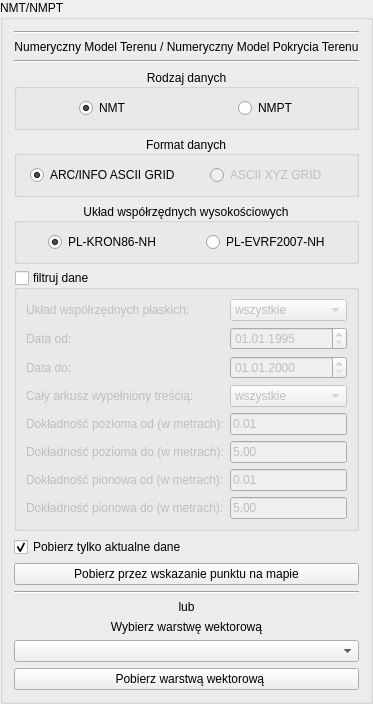
         <widget class="QgsCollapsibleGroupBox" name="nmt_groupBox">
          <property name="toolTip">
           <string/>
          </property>
          <property name="title">
           <string>NMT/NMPT</string>
          </property>
          <property name="collapsed">
           <bool>true</bool>
          </property>
          <layout class="QVBoxLayout" name="verticalLayout">
           <item>
            <widget class="Line" name="line_17">
             <property name="orientation">
              <enum>Qt::Horizontal</enum>
             </property>
            </widget>
           </item>
           <item>
            <widget class="QLabel" name="label_39">
             <property name="text">
              <string>Numeryczny Model Terenu / Numeryczny Model Pokrycia Terenu</string>
             </property>
             <property name="alignment">
              <set>Qt::AlignCenter</set>
             </property>
            </widget>
           </item>
           <item>
            <widget class="Line" name="line_18">
             <property name="orientation">
              <enum>Qt::Horizontal</enum>
             </property>
            </widget>
           </item>
           <item>
            <widget class="QGroupBox" name="groupBox">
             <property name="title">
              <string>Rodzaj danych</string>
             </property>
             <property name="alignment">
              <set>Qt::AlignCenter</set>
             </property>
             <layout class="QHBoxLayout" name="horizontalLayout_3">
              <item alignment="Qt::AlignHCenter|Qt::AlignVCenter">
               <widget class="QRadioButton" name="nmt_rdbtn">
                <property name="text">
                 <string>NMT</string>
                </property>
                <property name="checked">
                 <bool>true</bool>
                </property>
               </widget>
              </item>
              <item alignment="Qt::AlignHCenter|Qt::AlignVCenter">
               <widget class="QRadioButton" name="nmpt_rdbtn">
                <property name="text">
                 <string>NMPT</string>
                </property>
               </widget>
              </item>
             </layout>
            </widget>
           </item>
           <item>
            <widget class="QGroupBox" name="groupBox_2">
             <property name="title">
              <string>Format danych</string>
             </property>
             <property name="alignment">
              <set>Qt::AlignCenter</set>
             </property>
             <layout class="QHBoxLayout" name="horizontalLayout_4">
              <item alignment="Qt::AlignHCenter|Qt::AlignVCenter">
               <widget class="QRadioButton" name="arcinfo_rdbtn">
                <property name="text">
                 <string>ARC/INFO ASCII GRID</string>
                </property>
                <property name="checked">
                 <bool>true</bool>
                </property>
               </widget>
              </item>
              <item alignment="Qt::AlignHCenter|Qt::AlignVCenter">
               <widget class="QRadioButton" name="xyz_rdbtn">
                <property name="enabled">
                 <bool>false</bool>
                </property>
                <property name="text">
                 <string>ASCII XYZ GRID</string>
                </property>
               </widget>
              </item>
             </layout>
            </widget>
           </item>
           <item>
            <widget class="QGroupBox" name="groupBox_35">
             <property name="title">
              <string>Układ współrzędnych wysokościowych</string>
             </property>
             <property name="alignment">
              <set>Qt::AlignCenter</set>
             </property>
             <layout class="QHBoxLayout" name="horizontalLayout_55">
              <item alignment="Qt::AlignHCenter|Qt::AlignVCenter">
               <widget class="QRadioButton" name="kron86_rdbtn">
                <property name="text">
                 <string>PL-KRON86-NH</string>
                </property>
                <property name="checked">
                 <bool>true</bool>
                </property>
               </widget>
              </item>
              <item alignment="Qt::AlignHCenter|Qt::AlignVCenter">
               <widget class="QRadioButton" name="evrf2007_rdbtn">
                <property name="text">
                 <string>PL-EVRF2007-NH</string>
                </property>
               </widget>
              </item>
             </layout>
            </widget>
           </item>
           <item>
            <widget class="QgsCollapsibleGroupBox" name="nmt_filter_groupBox">
             <property name="title">
              <string>filtruj dane</string>
             </property>
             <property name="checkable">
              <bool>true</bool>
             </property>
             <property name="checked">
              <bool>false</bool>
             </property>
             <property name="collapsed">
              <bool>true</bool>
             </property>
             <layout class="QVBoxLayout" name="verticalLayout_3">
              <item>
               <layout class="QGridLayout" name="gridLayout_3">
                <item row="5" column="1">
                 <widget class="QgsFilterLineEdit" name="nmt_pixelTo_lineEdit">
                  <property name="text">
                   <string>5.00</string>
                  </property>
                  <property name="showSpinner">
                   <bool>false</bool>
                  </property>
                  <property name="qgisRelation" stdset="0">
                   <string notr="true"/>
                  </property>
                 </widget>
                </item>
                <item row="0" column="0">
                 <widget class="QLabel" name="label_3">
                  <property name="text">
                   <string>Układ współrzędnych płaskich:</string>
                  </property>
                 </widget>
                </item>
                <item row="7" column="1">
                 <widget class="QgsFilterLineEdit" name="nmt_mhTo_lineEdit">
                  <property name="text">
                   <string>5.00</string>
                  </property>
                  <property name="qgisRelation" stdset="0">
                   <string notr="true"/>
                  </property>
                 </widget>
                </item>
                <item row="7" column="0">
                 <widget class="QLabel" name="label_18">
                  <property name="text">
                   <string>Dokładność pionowa do (w metrach):</string>
                  </property>
                 </widget>
                </item>
                <item row="4" column="0">
                 <widget class="QLabel" name="label_13">
                  <property name="text">
                   <string>Dokładność pozioma od (w metrach):</string>
                  </property>
                 </widget>
                </item>
                <item row="4" column="1">
                 <widget class="QgsFilterLineEdit" name="nmt_pixelFrom_lineEdit">
                  <property name="text">
                   <string>0.01</string>
                  </property>
                  <property name="qgisRelation" stdset="0">
                   <string notr="true"/>
                  </property>
                 </widget>
                </item>
                <item row="6" column="1">
                 <widget class="QgsFilterLineEdit" name="nmt_mhFrom_lineEdit">
                  <property name="text">
                   <string>0.01</string>
                  </property>
                  <property name="qgisRelation" stdset="0">
                   <string notr="true"/>
                  </property>
                 </widget>
                </item>
                <item row="0" column="1">
                 <widget class="QComboBox" name="nmt_crs_cmbbx">
                  <item>
                   <property name="text">
                    <string>wszystkie</string>
                   </property>
                  </item>
                  <item>
                   <property name="text">
                    <string>PL-1992</string>
                   </property>
                  </item>
                  <item>
                   <property name="text">
                    <string>PL-2000</string>
                   </property>
                  </item>
                 </widget>
                </item>
                <item row="6" column="0">
                 <widget class="QLabel" name="label_17">
                  <property name="text">
                   <string>Dokładność pionowa od (w metrach):</string>
                  </property>
                 </widget>
                </item>
                <item row="5" column="0">
                 <widget class="QLabel" name="label_14">
                  <property name="text">
                   <string>Dokładność pozioma do (w metrach):</string>
                  </property>
                 </widget>
                </item>
                <item row="3" column="0">
                 <widget class="QLabel" name="label_12">
                  <property name="text">
                   <string>Cały arkusz wypełniony treścią:</string>
                  </property>
                 </widget>
                </item>
                <item row="2" column="1">
                 <widget class="QgsDateTimeEdit" name="nmt_to_dateTimeEdit">
                  <property name="displayFormat">
                   <string>dd.MM.yyyy</string>
                  </property>
                 </widget>
                </item>
                <item row="1" column="1">
                 <widget class="QgsDateTimeEdit" name="nmt_from_dateTimeEdit">
                  <property name="date">
                   <date>
                    <year>1995</year>
                    <month>1</month>
                    <day>1</day>
                   </date>
                  </property>
                  <property name="displayFormat">
                   <string>dd.MM.yyyy</string>
                  </property>
                 </widget>
                </item>
                <item row="3" column="1">
                 <widget class="QComboBox" name="nmt_full_cmbbx">
                  <item>
                   <property name="text">
                    <string>wszystkie</string>
                   </property>
                  </item>
                  <item>
                   <property name="text">
                    <string>TAK</string>
                   </property>
                  </item>
                  <item>
                   <property name="text">
                    <string>NIE</string>
                   </property>
                  </item>
                 </widget>
                </item>
                <item row="1" column="0">
                 <widget class="QLabel" name="label_9">
                  <property name="text">
                   <string>Data od:</string>
                  </property>
                 </widget>
                </item>
                <item row="2" column="0">
                 <widget class="QLabel" name="label_10">
                  <property name="text">
                   <string>Data do:</string>
                  </property>
                 </widget>
                </item>
               </layout>
              </item>
             </layout>
            </widget>
           </item>
           <item>
            <widget class="QCheckBox" name="nmt_newest_chkbx">
             <property name="toolTip">
              <string>&lt;html&gt;&lt;head/&gt;&lt;body&gt;&lt;p&gt;Gdy zostanie znalezione więcej niż 1 zobrazowanie dla danego arkusza mapy spełniające kryteria, zostanie pobrane tylko jedno - najnowsze.&lt;/p&gt;&lt;/body&gt;&lt;/html&gt;</string>
             </property>
             <property name="text">
              <string>Pobierz tylko aktualne dane</string>
             </property>
             <property name="checked">
              <bool>true</bool>
             </property>
            </widget>
           </item>
           <item>
            <widget class="QPushButton" name="nmt_capture_btn">
             <property name="text">
              <string>Pobierz przez wskazanie punktu na mapie</string>
             </property>
             <property name="icon">
              <iconset>
               <normaloff>:/plugins/pobieracz_danych_gugik/img/icon.png</normaloff>:/plugins/pobieracz_danych_gugik/img/icon.png</iconset>
             </property>
            </widget>
           </item>
           <item>
            <widget class="Line" name="line">
             <property name="orientation">
              <enum>Qt::Horizontal</enum>
             </property>
            </widget>
           </item>
           <item>
            <widget class="QLabel" name="label_15">
             <property name="text">
              <string>lub</string>
             </property>
             <property name="alignment">
              <set>Qt::AlignCenter</set>
             </property>
            </widget>
           </item>
           <item>
            <widget class="QLabel" name="label">
             <property name="text">
              <string>Wybierz warstwę wektorową</string>
             </property>
             <property name="alignment">
              <set>Qt::AlignCenter</set>
             </property>
            </widget>
           </item>
           <item>
            <widget class="QgsMapLayerComboBox" name="nmt_mapLayerComboBox"/>
           </item>
           <item>
            <widget class="QPushButton" name="nmt_fromLayer_btn">
             <property name="text">
              <string>  Pobierz warstwą wektorową</string>
             </property>
            </widget>
           </item>
          </layout>
         </widget>
